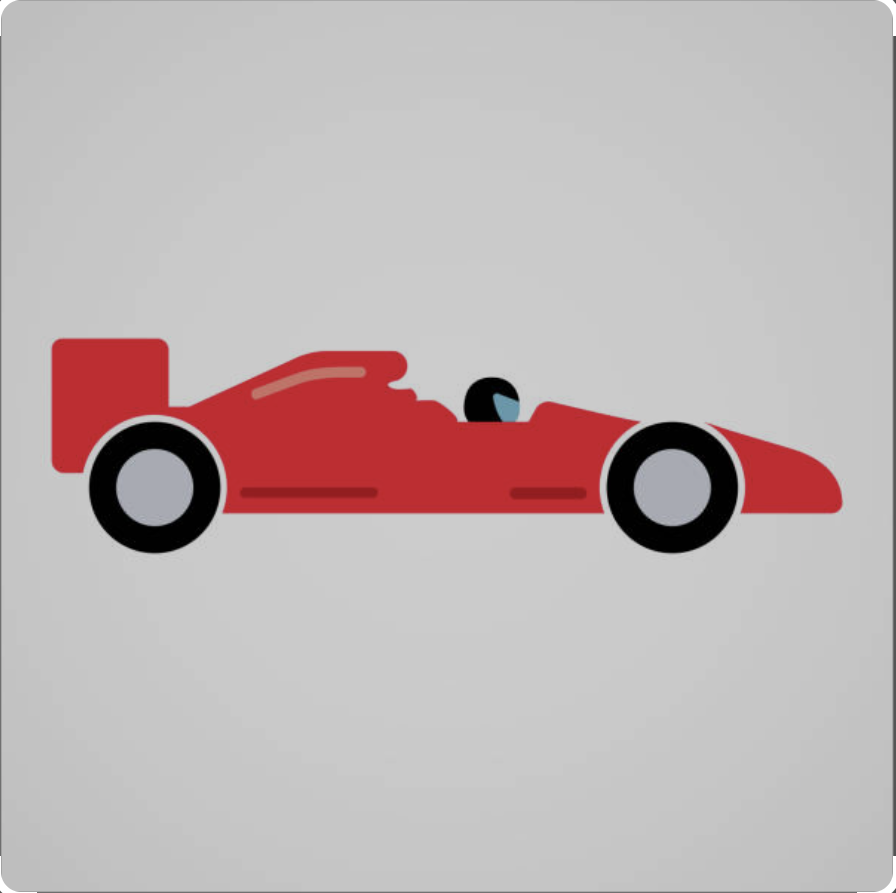
#> input picture raceCar.png, 896 x 893 px, found by its file name
$ python ImageProcessing.py
#> lines starting #> are read from the running program, lines starting #| are printed output that depends on the picture
from PIL import Image, ImageOps
import matplotlib.pyplot as plt

imagePath = '/Users/seb/Documents/raceCar.png'

image = Image.open(imagePath)
#> image is the input picture: PIL image 896x893 RGBA; mean R, G, B, A 191.9, 180.1, 180.5, 255

# [14 lines of commented-out code are left out]

print(image.format)  # Print image format
#| PNG
print(image.size)  # Print image size
#| (896, 893)
print(image.mode)  # Print image mode
#| RGBA

grayImage = ImageOps.grayscale(image)
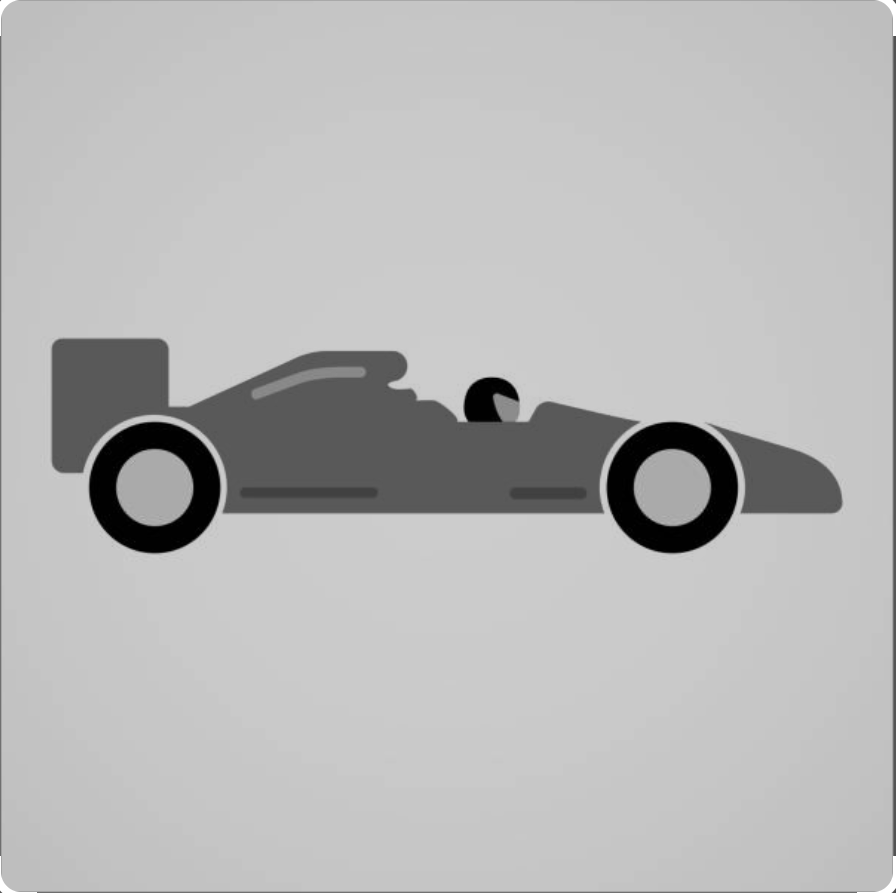
#> grayImage: PIL image 896x893 L; min 0, max 255, mean 183.7

new_size = (600,600)
resized_image = grayImage.resize(new_size)

crop_area = (25, 200, 500, 400)
cropped_image = resized_image.crop(crop_area)
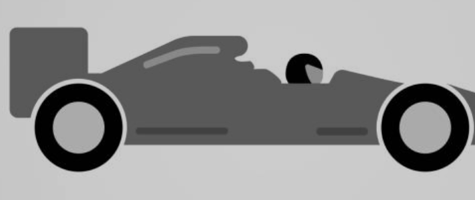
#> cropped_image: PIL image 475x200 L; min 0, max 207, mean 148.5

plt.imshow(cropped_image,cmap='gray')
plt.axis('off')
plt.show()


processed_image_path = '/Users/seb/Documents/ProcessedRaceCar.png'  # Replace with your save path
cropped_image.save(processed_image_path)


print(cropped_image.format)  #`` Print image format
#| None
print(cropped_image.size)  # Print image size
#| (475, 200)
print(cropped_image.mode)  # Print image mode
#| L
